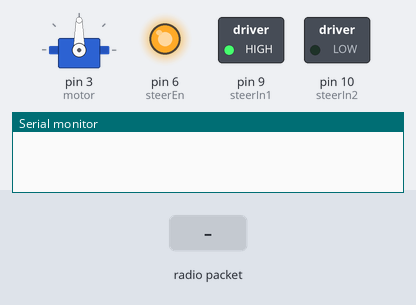
Bench run of a sketch on a simulated Arduino Uno, built with avr-gcc and run on an emulated ATmega328P. Parts: servo, switched loads named in the sketch (green lamp = pin HIGH), output pins drawn as LEDs (lit = HIGH), the last lines printed to the serial monitor. Inputs (shaded band) come from the test bench. No radio packets arrive unless stated.

Above: at 0.1 s.
At 5.65 s:
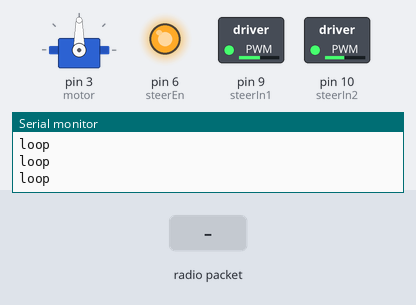
6.3 s: radio packet "1" arrives
At 6.68 s:
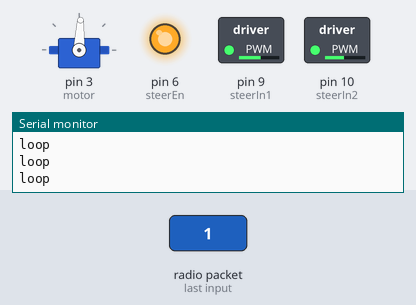
Timing chart, 0 to 15.3 s (numbered marks = the images above; inputs shaded):
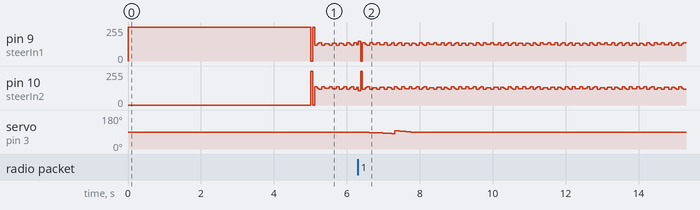

Measured:
- after the input at 6.3 s, servo on pin 3 (motor): 90° → 89° after 0.08 s, → 88° 0.11 s later, → 87° 0.12 s later, → 86° 0.12 s later, … (16 changes in this stretch)

The sketch:

receiver.ino
```cpp
#include <SPI.h>
#include "RF24.h"
#include <Servo.h>

unsigned const int steerIn1 = 9;
unsigned const int steerIn2 = 10;
unsigned const int steerEn = 6;

Servo motor;

const double acceleration = 0.1;
const double deceleration = 0.2;

double lastThrottle = 0;
double requestThrottle;
int reverseFactor = 1;

double steerAmount = 0;
double currentSteer = 0;

long lastReceived = millis();

RF24 myRadio (7, 8);

struct package
{
  byte steering;
  byte throttle;
};
typedef struct package Package;
Package data;

byte addresses[][6] = {"0"};

void setup()
{
  Serial.begin(9600);
  myRadio.begin();
  myRadio.setChannel(115);//115
  myRadio.setPALevel(RF24_PA_MAX);
  myRadio.setDataRate( RF24_250KBPS ) ;

  pinMode(steerIn1, OUTPUT);
  pinMode(steerIn2, OUTPUT);
  pinMode(steerEn, OUTPUT);
  digitalWrite(steerIn1, HIGH);
  digitalWrite(steerIn2, LOW);
  digitalWrite(steerEn, 255);

  motor.attach(3,1000,2000);
  motor.write(90);
  data.steering = 90;
  data.throttle = 90;
  delay(5000);
}

void ReadData()
{
  myRadio.openReadingPipe(1, 0xF0F0F0F0AA);
  myRadio.startListening();

  if ( myRadio.available())
  {
    while (myRadio.available())
    {
      myRadio.read( &data, sizeof(data) );
    }
    lastReceived = millis();
  }
}

void loop()
{
  Serial.println("loop");
  ReadData();
  if (millis() - lastReceived > 1000) {
    data.throttle = 90;
  }

  //throttle
  requestThrottle = map(data.throttle, 0, 180, -180, 180);
  if (requestThrottle >= 0) {
    reverseFactor = 1;
  }else{
    reverseFactor = -1;
  }
  requestThrottle = abs(requestThrottle);
  if (requestThrottle > lastThrottle) {
    lastThrottle = lastThrottle + min(acceleration, requestThrottle - lastThrottle);
  }else if (requestThrottle < lastThrottle) {
    lastThrottle = lastThrottle - min(deceleration, lastThrottle - requestThrottle);
  }
  motor.write((int)map(lastThrottle * reverseFactor, -180, 180, 0, 180));

  //steering
  steerAmount = data.steering - currentSteer;
  if (steerAmount >= 0) {
    digitalWrite(steerIn1, LOW);
    digitalWrite(steerIn2, HIGH);
    currentSteer += 6;
  }else{
    digitalWrite(steerIn1, HIGH);
    digitalWrite(steerIn2, LOW);
    currentSteer -= 6;
  }
}
```
